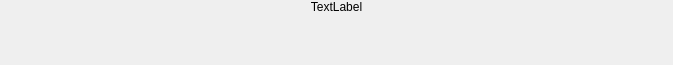
<?xml version="1.0" encoding="UTF-8"?>
<ui version="4.0">
 <class>ReportBand</class>
 <widget class="QWidget" name="ReportBand">
  <property name="geometry">
   <rect>
    <x>0</x>
    <y>0</y>
    <width>673</width>
    <height>65</height>
   </rect>
  </property>
  <property name="contextMenuPolicy">
   <enum>Qt::ActionsContextMenu</enum>
  </property>
  <property name="windowTitle">
   <string notr="true">Form</string>
  </property>
  <layout class="QVBoxLayout" name="verticalLayout">
   <property name="spacing">
    <number>0</number>
   </property>
   <property name="leftMargin">
    <number>0</number>
   </property>
   <property name="topMargin">
    <number>0</number>
   </property>
   <property name="rightMargin">
    <number>0</number>
   </property>
   <property name="bottomMargin">
    <number>0</number>
   </property>
   <item>
    <widget class="QLabelEx" name="lblBandType">
     <property name="sizePolicy">
      <sizepolicy hsizetype="Preferred" vsizetype="Fixed">
       <horstretch>0</horstretch>
       <verstretch>0</verstretch>
      </sizepolicy>
     </property>
     <property name="autoFillBackground">
      <bool>false</bool>
     </property>
     <property name="styleSheet">
      <string notr="true"/>
     </property>
     <property name="frameShape">
      <enum>QFrame::NoFrame</enum>
     </property>
     <property name="text">
      <string notr="true">TextLabel</string>
     </property>
     <property name="alignment">
      <set>Qt::AlignCenter</set>
     </property>
    </widget>
   </item>
   <item>
    <widget class="QWidget" name="conWidget" native="true">
     <property name="acceptDrops">
      <bool>true</bool>
     </property>
     <property name="autoFillBackground">
      <bool>false</bool>
     </property>
     <property name="styleSheet">
      <string notr="true"/>
     </property>
    </widget>
   </item>
  </layout>
 </widget>
 <customwidgets>
  <customwidget>
   <class>QLabelEx</class>
   <extends>QLabel</extends>
   <header>../CommonFiles/qlabelex.h</header>
  </customwidget>
 </customwidgets>
 <resources/>
 <connections/>
</ui>
